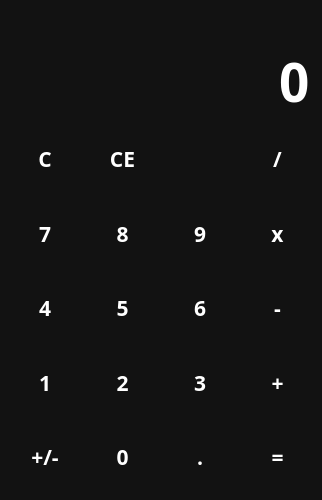
<?xml version="1.0" encoding="UTF-8"?>
<ui version="4.0">
 <class>MainWindow</class>
 <widget class="QMainWindow" name="MainWindow">
  <property name="geometry">
   <rect>
    <x>0</x>
    <y>0</y>
    <width>322</width>
    <height>500</height>
   </rect>
  </property>
  <property name="minimumSize">
   <size>
    <width>300</width>
    <height>500</height>
   </size>
  </property>
  <property name="windowTitle">
   <string>Calculator</string>
  </property>
  <property name="windowIcon">
   <iconset resource="files.qrc">
    <normaloff>:/icons/calculate_black_24dp.svg</normaloff>:/icons/calculate_black_24dp.svg</iconset>
  </property>
  <property name="styleSheet">
   <string notr="true">QWidget {
	color: white;
	background-color: #121212;
	font-family: Rubik;
	font-size: 16pt;
	font-weight: 600;
}
QPushButton {
	background-color: transparent;
	border: none;
}
QPushButton:hover {
	background-color: #666;
}

QPushButton:pressed {
	background-color: #888;
}</string>
  </property>
  <widget class="QWidget" name="centralwidget">
   <layout class="QVBoxLayout" name="verticalLayout">
    <item>
     <widget class="QLabel" name="lbl_temp">
      <property name="sizePolicy">
       <sizepolicy hsizetype="Preferred" vsizetype="Maximum">
        <horstretch>0</horstretch>
        <verstretch>0</verstretch>
       </sizepolicy>
      </property>
      <property name="font">
       <font>
        <family>Rubik</family>
        <pointsize>16</pointsize>
        <weight>75</weight>
        <bold>true</bold>
       </font>
      </property>
      <property name="styleSheet">
       <string notr="true">color: #888;</string>
      </property>
      <property name="text">
       <string/>
      </property>
      <property name="alignment">
       <set>Qt::AlignRight|Qt::AlignTrailing|Qt::AlignVCenter</set>
      </property>
     </widget>
    </item>
    <item>
     <widget class="QLineEdit" name="le_entry">
      <property name="sizePolicy">
       <sizepolicy hsizetype="Expanding" vsizetype="Maximum">
        <horstretch>0</horstretch>
        <verstretch>0</verstretch>
       </sizepolicy>
      </property>
      <property name="minimumSize">
       <size>
        <width>300</width>
        <height>0</height>
       </size>
      </property>
      <property name="styleSheet">
       <string notr="true">font-size: 40pt;
border: none;</string>
      </property>
      <property name="text">
       <string>0</string>
      </property>
      <property name="maxLength">
       <number>16</number>
      </property>
      <property name="alignment">
       <set>Qt::AlignRight|Qt::AlignTrailing|Qt::AlignVCenter</set>
      </property>
      <property name="readOnly">
       <bool>true</bool>
      </property>
     </widget>
    </item>
    <item>
     <layout class="QGridLayout" name="loyout_buttons">
      <item row="2" column="0">
       <widget class="QPushButton" name="btn_4">
        <property name="sizePolicy">
         <sizepolicy hsizetype="Minimum" vsizetype="Expanding">
          <horstretch>0</horstretch>
          <verstretch>0</verstretch>
         </sizepolicy>
        </property>
        <property name="cursor">
         <cursorShape>PointingHandCursor</cursorShape>
        </property>
        <property name="text">
         <string>4</string>
        </property>
        <property name="shortcut">
         <string>4</string>
        </property>
       </widget>
      </item>
      <item row="4" column="0">
       <widget class="QPushButton" name="btn_neg">
        <property name="sizePolicy">
         <sizepolicy hsizetype="Minimum" vsizetype="Expanding">
          <horstretch>0</horstretch>
          <verstretch>0</verstretch>
         </sizepolicy>
        </property>
        <property name="cursor">
         <cursorShape>PointingHandCursor</cursorShape>
        </property>
        <property name="text">
         <string>+/-</string>
        </property>
       </widget>
      </item>
      <item row="3" column="2">
       <widget class="QPushButton" name="btn_3">
        <property name="sizePolicy">
         <sizepolicy hsizetype="Minimum" vsizetype="Expanding">
          <horstretch>0</horstretch>
          <verstretch>0</verstretch>
         </sizepolicy>
        </property>
        <property name="cursor">
         <cursorShape>PointingHandCursor</cursorShape>
        </property>
        <property name="text">
         <string>3</string>
        </property>
        <property name="shortcut">
         <string>3</string>
        </property>
       </widget>
      </item>
      <item row="1" column="1">
       <widget class="QPushButton" name="btn_8">
        <property name="sizePolicy">
         <sizepolicy hsizetype="Minimum" vsizetype="Expanding">
          <horstretch>0</horstretch>
          <verstretch>0</verstretch>
         </sizepolicy>
        </property>
        <property name="cursor">
         <cursorShape>PointingHandCursor</cursorShape>
        </property>
        <property name="text">
         <string>8</string>
        </property>
        <property name="shortcut">
         <string>8</string>
        </property>
       </widget>
      </item>
      <item row="3" column="1">
       <widget class="QPushButton" name="btn_2">
        <property name="sizePolicy">
         <sizepolicy hsizetype="Minimum" vsizetype="Expanding">
          <horstretch>0</horstretch>
          <verstretch>0</verstretch>
         </sizepolicy>
        </property>
        <property name="cursor">
         <cursorShape>PointingHandCursor</cursorShape>
        </property>
        <property name="text">
         <string>2</string>
        </property>
        <property name="shortcut">
         <string>2</string>
        </property>
       </widget>
      </item>
      <item row="4" column="1">
       <widget class="QPushButton" name="btn_0">
        <property name="sizePolicy">
         <sizepolicy hsizetype="Minimum" vsizetype="Expanding">
          <horstretch>0</horstretch>
          <verstretch>0</verstretch>
         </sizepolicy>
        </property>
        <property name="cursor">
         <cursorShape>PointingHandCursor</cursorShape>
        </property>
        <property name="text">
         <string>0</string>
        </property>
        <property name="shortcut">
         <string>0</string>
        </property>
       </widget>
      </item>
      <item row="3" column="3">
       <widget class="QPushButton" name="btn_add">
        <property name="sizePolicy">
         <sizepolicy hsizetype="Minimum" vsizetype="Expanding">
          <horstretch>0</horstretch>
          <verstretch>0</verstretch>
         </sizepolicy>
        </property>
        <property name="cursor">
         <cursorShape>PointingHandCursor</cursorShape>
        </property>
        <property name="text">
         <string>+</string>
        </property>
        <property name="shortcut">
         <string>+</string>
        </property>
       </widget>
      </item>
      <item row="2" column="1">
       <widget class="QPushButton" name="btn_5">
        <property name="sizePolicy">
         <sizepolicy hsizetype="Minimum" vsizetype="Expanding">
          <horstretch>0</horstretch>
          <verstretch>0</verstretch>
         </sizepolicy>
        </property>
        <property name="cursor">
         <cursorShape>PointingHandCursor</cursorShape>
        </property>
        <property name="text">
         <string>5</string>
        </property>
        <property name="shortcut">
         <string>5</string>
        </property>
       </widget>
      </item>
      <item row="2" column="2">
       <widget class="QPushButton" name="btn_6">
        <property name="sizePolicy">
         <sizepolicy hsizetype="Minimum" vsizetype="Expanding">
          <horstretch>0</horstretch>
          <verstretch>0</verstretch>
         </sizepolicy>
        </property>
        <property name="cursor">
         <cursorShape>PointingHandCursor</cursorShape>
        </property>
        <property name="text">
         <string>6</string>
        </property>
        <property name="shortcut">
         <string>6</string>
        </property>
       </widget>
      </item>
      <item row="0" column="1">
       <widget class="QPushButton" name="btn_ce">
        <property name="sizePolicy">
         <sizepolicy hsizetype="Minimum" vsizetype="Expanding">
          <horstretch>0</horstretch>
          <verstretch>0</verstretch>
         </sizepolicy>
        </property>
        <property name="cursor">
         <cursorShape>PointingHandCursor</cursorShape>
        </property>
        <property name="text">
         <string>CE</string>
        </property>
       </widget>
      </item>
      <item row="2" column="3">
       <widget class="QPushButton" name="btn_sub">
        <property name="sizePolicy">
         <sizepolicy hsizetype="Minimum" vsizetype="Expanding">
          <horstretch>0</horstretch>
          <verstretch>0</verstretch>
         </sizepolicy>
        </property>
        <property name="cursor">
         <cursorShape>PointingHandCursor</cursorShape>
        </property>
        <property name="text">
         <string>-</string>
        </property>
        <property name="shortcut">
         <string>-</string>
        </property>
       </widget>
      </item>
      <item row="1" column="2">
       <widget class="QPushButton" name="btn_9">
        <property name="sizePolicy">
         <sizepolicy hsizetype="Minimum" vsizetype="Expanding">
          <horstretch>0</horstretch>
          <verstretch>0</verstretch>
         </sizepolicy>
        </property>
        <property name="cursor">
         <cursorShape>PointingHandCursor</cursorShape>
        </property>
        <property name="text">
         <string>9</string>
        </property>
        <property name="shortcut">
         <string>9</string>
        </property>
       </widget>
      </item>
      <item row="0" column="3">
       <widget class="QPushButton" name="btn_div">
        <property name="sizePolicy">
         <sizepolicy hsizetype="Minimum" vsizetype="Expanding">
          <horstretch>0</horstretch>
          <verstretch>0</verstretch>
         </sizepolicy>
        </property>
        <property name="cursor">
         <cursorShape>PointingHandCursor</cursorShape>
        </property>
        <property name="text">
         <string>/</string>
        </property>
        <property name="shortcut">
         <string>/</string>
        </property>
       </widget>
      </item>
      <item row="1" column="3">
       <widget class="QPushButton" name="btn_mul">
        <property name="sizePolicy">
         <sizepolicy hsizetype="Minimum" vsizetype="Expanding">
          <horstretch>0</horstretch>
          <verstretch>0</verstretch>
         </sizepolicy>
        </property>
        <property name="cursor">
         <cursorShape>PointingHandCursor</cursorShape>
        </property>
        <property name="text">
         <string>x</string>
        </property>
        <property name="shortcut">
         <string>*</string>
        </property>
       </widget>
      </item>
      <item row="4" column="3">
       <widget class="QPushButton" name="btn_calc">
        <property name="sizePolicy">
         <sizepolicy hsizetype="Minimum" vsizetype="Expanding">
          <horstretch>0</horstretch>
          <verstretch>0</verstretch>
         </sizepolicy>
        </property>
        <property name="cursor">
         <cursorShape>PointingHandCursor</cursorShape>
        </property>
        <property name="text">
         <string>=</string>
        </property>
        <property name="shortcut">
         <string>=</string>
        </property>
       </widget>
      </item>
      <item row="0" column="2">
       <widget class="QPushButton" name="btn_backspase">
        <property name="sizePolicy">
         <sizepolicy hsizetype="Minimum" vsizetype="Expanding">
          <horstretch>0</horstretch>
          <verstretch>0</verstretch>
         </sizepolicy>
        </property>
        <property name="cursor">
         <cursorShape>PointingHandCursor</cursorShape>
        </property>
        <property name="text">
         <string/>
        </property>
        <property name="icon">
         <iconset resource="files.qrc">
          <normaloff>:/icons/backspace_white_24dp.svg</normaloff>:/icons/backspace_white_24dp.svg</iconset>
        </property>
        <property name="iconSize">
         <size>
          <width>24</width>
          <height>24</height>
         </size>
        </property>
        <property name="shortcut">
         <string>Backspace</string>
        </property>
       </widget>
      </item>
      <item row="4" column="2">
       <widget class="QPushButton" name="btn_point">
        <property name="sizePolicy">
         <sizepolicy hsizetype="Minimum" vsizetype="Expanding">
          <horstretch>0</horstretch>
          <verstretch>0</verstretch>
         </sizepolicy>
        </property>
        <property name="cursor">
         <cursorShape>PointingHandCursor</cursorShape>
        </property>
        <property name="text">
         <string>.</string>
        </property>
        <property name="shortcut">
         <string>.</string>
        </property>
       </widget>
      </item>
      <item row="3" column="0">
       <widget class="QPushButton" name="btn_1">
        <property name="sizePolicy">
         <sizepolicy hsizetype="Minimum" vsizetype="Expanding">
          <horstretch>0</horstretch>
          <verstretch>0</verstretch>
         </sizepolicy>
        </property>
        <property name="cursor">
         <cursorShape>PointingHandCursor</cursorShape>
        </property>
        <property name="text">
         <string>1</string>
        </property>
        <property name="shortcut">
         <string>1</string>
        </property>
       </widget>
      </item>
      <item row="0" column="0">
       <widget class="QPushButton" name="btn_clear">
        <property name="sizePolicy">
         <sizepolicy hsizetype="Minimum" vsizetype="Expanding">
          <horstretch>0</horstretch>
          <verstretch>0</verstretch>
         </sizepolicy>
        </property>
        <property name="cursor">
         <cursorShape>PointingHandCursor</cursorShape>
        </property>
        <property name="text">
         <string>C</string>
        </property>
       </widget>
      </item>
      <item row="1" column="0">
       <widget class="QPushButton" name="btn_7">
        <property name="sizePolicy">
         <sizepolicy hsizetype="Minimum" vsizetype="Expanding">
          <horstretch>0</horstretch>
          <verstretch>0</verstretch>
         </sizepolicy>
        </property>
        <property name="cursor">
         <cursorShape>PointingHandCursor</cursorShape>
        </property>
        <property name="text">
         <string>7</string>
        </property>
        <property name="shortcut">
         <string>7</string>
        </property>
       </widget>
      </item>
     </layout>
    </item>
   </layout>
  </widget>
 </widget>
 <resources>
  <include location="files.qrc"/>
 </resources>
 <connections/>
</ui>
